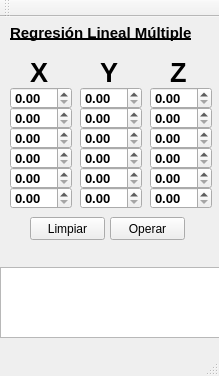
<?xml version="1.0" encoding="UTF-8"?>
<ui version="4.0">
 <class>RegresionLM</class>
 <widget class="QMainWindow" name="RegresionLM">
  <property name="geometry">
   <rect>
    <x>0</x>
    <y>0</y>
    <width>219</width>
    <height>376</height>
   </rect>
  </property>
  <property name="windowTitle">
   <string>RegresionLM</string>
  </property>
  <widget class="QWidget" name="centralWidget">
   <widget class="QDoubleSpinBox" name="Y4">
    <property name="geometry">
     <rect>
      <x>150</x>
      <y>130</y>
      <width>62</width>
      <height>22</height>
     </rect>
    </property>
    <property name="font">
     <font>
      <pointsize>10</pointsize>
      <weight>75</weight>
      <bold>true</bold>
     </font>
    </property>
   </widget>
   <widget class="QDoubleSpinBox" name="X21">
    <property name="geometry">
     <rect>
      <x>80</x>
      <y>70</y>
      <width>62</width>
      <height>22</height>
     </rect>
    </property>
    <property name="font">
     <font>
      <pointsize>10</pointsize>
      <weight>75</weight>
      <bold>true</bold>
     </font>
    </property>
   </widget>
   <widget class="QDoubleSpinBox" name="X16">
    <property name="geometry">
     <rect>
      <x>10</x>
      <y>170</y>
      <width>62</width>
      <height>22</height>
     </rect>
    </property>
    <property name="font">
     <font>
      <pointsize>10</pointsize>
      <weight>75</weight>
      <bold>true</bold>
     </font>
    </property>
   </widget>
   <widget class="QPushButton" name="Metodo">
    <property name="geometry">
     <rect>
      <x>110</x>
      <y>200</y>
      <width>75</width>
      <height>23</height>
     </rect>
    </property>
    <property name="text">
     <string>Operar</string>
    </property>
   </widget>
   <widget class="QDoubleSpinBox" name="X22">
    <property name="geometry">
     <rect>
      <x>80</x>
      <y>90</y>
      <width>62</width>
      <height>22</height>
     </rect>
    </property>
    <property name="font">
     <font>
      <pointsize>10</pointsize>
      <weight>75</weight>
      <bold>true</bold>
     </font>
    </property>
   </widget>
   <widget class="QDoubleSpinBox" name="X23">
    <property name="geometry">
     <rect>
      <x>80</x>
      <y>110</y>
      <width>62</width>
      <height>22</height>
     </rect>
    </property>
    <property name="font">
     <font>
      <pointsize>10</pointsize>
      <weight>75</weight>
      <bold>true</bold>
     </font>
    </property>
   </widget>
   <widget class="QDoubleSpinBox" name="X26">
    <property name="geometry">
     <rect>
      <x>80</x>
      <y>170</y>
      <width>62</width>
      <height>22</height>
     </rect>
    </property>
    <property name="font">
     <font>
      <pointsize>10</pointsize>
      <weight>75</weight>
      <bold>true</bold>
     </font>
    </property>
   </widget>
   <widget class="QDoubleSpinBox" name="X15">
    <property name="geometry">
     <rect>
      <x>10</x>
      <y>150</y>
      <width>62</width>
      <height>22</height>
     </rect>
    </property>
    <property name="font">
     <font>
      <pointsize>10</pointsize>
      <weight>75</weight>
      <bold>true</bold>
     </font>
    </property>
   </widget>
   <widget class="QDoubleSpinBox" name="X25">
    <property name="geometry">
     <rect>
      <x>80</x>
      <y>150</y>
      <width>62</width>
      <height>22</height>
     </rect>
    </property>
    <property name="font">
     <font>
      <pointsize>10</pointsize>
      <weight>75</weight>
      <bold>true</bold>
     </font>
    </property>
   </widget>
   <widget class="QLabel" name="label">
    <property name="geometry">
     <rect>
      <x>10</x>
      <y>0</y>
      <width>191</width>
      <height>31</height>
     </rect>
    </property>
    <property name="font">
     <font>
      <pointsize>11</pointsize>
      <weight>75</weight>
      <italic>false</italic>
      <bold>true</bold>
      <underline>true</underline>
     </font>
    </property>
    <property name="text">
     <string>Regresión Lineal Múltiple</string>
    </property>
   </widget>
   <widget class="QDoubleSpinBox" name="X14">
    <property name="geometry">
     <rect>
      <x>10</x>
      <y>130</y>
      <width>62</width>
      <height>22</height>
     </rect>
    </property>
    <property name="font">
     <font>
      <pointsize>10</pointsize>
      <weight>75</weight>
      <bold>true</bold>
     </font>
    </property>
   </widget>
   <widget class="QDoubleSpinBox" name="Y2">
    <property name="geometry">
     <rect>
      <x>150</x>
      <y>90</y>
      <width>62</width>
      <height>22</height>
     </rect>
    </property>
    <property name="font">
     <font>
      <pointsize>10</pointsize>
      <weight>75</weight>
      <bold>true</bold>
     </font>
    </property>
   </widget>
   <widget class="QLabel" name="label_3">
    <property name="geometry">
     <rect>
      <x>100</x>
      <y>40</y>
      <width>41</width>
      <height>31</height>
     </rect>
    </property>
    <property name="font">
     <font>
      <pointsize>20</pointsize>
      <weight>75</weight>
      <italic>false</italic>
      <bold>true</bold>
      <underline>false</underline>
     </font>
    </property>
    <property name="text">
     <string>Y</string>
    </property>
   </widget>
   <widget class="QDoubleSpinBox" name="X13">
    <property name="geometry">
     <rect>
      <x>10</x>
      <y>110</y>
      <width>62</width>
      <height>22</height>
     </rect>
    </property>
    <property name="font">
     <font>
      <pointsize>10</pointsize>
      <weight>75</weight>
      <bold>true</bold>
     </font>
    </property>
   </widget>
   <widget class="QLabel" name="label_4">
    <property name="geometry">
     <rect>
      <x>170</x>
      <y>40</y>
      <width>31</width>
      <height>31</height>
     </rect>
    </property>
    <property name="font">
     <font>
      <pointsize>20</pointsize>
      <weight>75</weight>
      <italic>false</italic>
      <bold>true</bold>
      <underline>false</underline>
     </font>
    </property>
    <property name="text">
     <string>Z</string>
    </property>
   </widget>
   <widget class="QPushButton" name="Limpiar">
    <property name="geometry">
     <rect>
      <x>30</x>
      <y>200</y>
      <width>75</width>
      <height>23</height>
     </rect>
    </property>
    <property name="text">
     <string>Limpiar</string>
    </property>
   </widget>
   <widget class="QDoubleSpinBox" name="X24">
    <property name="geometry">
     <rect>
      <x>80</x>
      <y>130</y>
      <width>62</width>
      <height>22</height>
     </rect>
    </property>
    <property name="font">
     <font>
      <pointsize>10</pointsize>
      <weight>75</weight>
      <bold>true</bold>
     </font>
    </property>
   </widget>
   <widget class="QDoubleSpinBox" name="Y3">
    <property name="geometry">
     <rect>
      <x>150</x>
      <y>110</y>
      <width>62</width>
      <height>22</height>
     </rect>
    </property>
    <property name="font">
     <font>
      <pointsize>10</pointsize>
      <weight>75</weight>
      <bold>true</bold>
     </font>
    </property>
   </widget>
   <widget class="QDoubleSpinBox" name="X12">
    <property name="geometry">
     <rect>
      <x>10</x>
      <y>90</y>
      <width>62</width>
      <height>22</height>
     </rect>
    </property>
    <property name="font">
     <font>
      <pointsize>10</pointsize>
      <weight>75</weight>
      <bold>true</bold>
     </font>
    </property>
   </widget>
   <widget class="QDoubleSpinBox" name="Y1">
    <property name="geometry">
     <rect>
      <x>150</x>
      <y>70</y>
      <width>62</width>
      <height>22</height>
     </rect>
    </property>
    <property name="font">
     <font>
      <pointsize>10</pointsize>
      <weight>75</weight>
      <bold>true</bold>
     </font>
    </property>
   </widget>
   <widget class="QLabel" name="label_2">
    <property name="geometry">
     <rect>
      <x>30</x>
      <y>40</y>
      <width>41</width>
      <height>31</height>
     </rect>
    </property>
    <property name="font">
     <font>
      <pointsize>20</pointsize>
      <weight>75</weight>
      <italic>false</italic>
      <bold>true</bold>
      <underline>false</underline>
     </font>
    </property>
    <property name="text">
     <string>X</string>
    </property>
   </widget>
   <widget class="QDoubleSpinBox" name="X11">
    <property name="geometry">
     <rect>
      <x>10</x>
      <y>70</y>
      <width>62</width>
      <height>22</height>
     </rect>
    </property>
    <property name="font">
     <font>
      <pointsize>10</pointsize>
      <weight>75</weight>
      <bold>true</bold>
     </font>
    </property>
   </widget>
   <widget class="QDoubleSpinBox" name="Y6">
    <property name="geometry">
     <rect>
      <x>150</x>
      <y>170</y>
      <width>62</width>
      <height>22</height>
     </rect>
    </property>
    <property name="font">
     <font>
      <pointsize>10</pointsize>
      <weight>75</weight>
      <bold>true</bold>
     </font>
    </property>
   </widget>
   <widget class="QTextBrowser" name="textBrowser">
    <property name="geometry">
     <rect>
      <x>0</x>
      <y>250</y>
      <width>221</width>
      <height>71</height>
     </rect>
    </property>
   </widget>
   <widget class="QDoubleSpinBox" name="Y5">
    <property name="geometry">
     <rect>
      <x>150</x>
      <y>150</y>
      <width>62</width>
      <height>22</height>
     </rect>
    </property>
    <property name="font">
     <font>
      <pointsize>10</pointsize>
      <weight>75</weight>
      <bold>true</bold>
     </font>
    </property>
   </widget>
  </widget>
  <widget class="QMenuBar" name="menuBar">
   <property name="geometry">
    <rect>
     <x>0</x>
     <y>0</y>
     <width>219</width>
     <height>21</height>
    </rect>
   </property>
  </widget>
  <widget class="QToolBar" name="mainToolBar">
   <attribute name="toolBarArea">
    <enum>TopToolBarArea</enum>
   </attribute>
   <attribute name="toolBarBreak">
    <bool>false</bool>
   </attribute>
  </widget>
  <widget class="QStatusBar" name="statusBar"/>
 </widget>
 <layoutdefault spacing="6" margin="11"/>
 <resources/>
 <connections/>
</ui>
